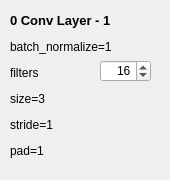
        <widget class="QWidget" name="tabWidgetPage1">
         <attribute name="title">
          <string/>
         </attribute>
         <widget class="QLabel" name="TrainWigLabel_2">
          <property name="geometry">
           <rect>
            <x>10</x>
            <y>10</y>
            <width>141</width>
            <height>21</height>
           </rect>
          </property>
          <property name="text">
           <string>&lt;html&gt;&lt;head/&gt;&lt;body&gt;&lt;p&gt;&lt;span style=&quot; font-size:10pt; font-weight:600;&quot;&gt;0 Conv Layer - 1&lt;/span&gt;&lt;/p&gt;&lt;/body&gt;&lt;/html&gt;</string>
          </property>
         </widget>
         <widget class="QLabel" name="TrainWigLabel_11">
          <property name="geometry">
           <rect>
            <x>10</x>
            <y>40</y>
            <width>151</width>
            <height>131</height>
           </rect>
          </property>
          <property name="text">
           <string>&lt;html&gt;&lt;head/&gt;&lt;body&gt;&lt;p&gt;batch_normalize=1&lt;/p&gt;&lt;p&gt;filters&lt;/p&gt;&lt;p&gt;size=3&lt;/p&gt;&lt;p&gt;stride=1&lt;/p&gt;&lt;p&gt;pad=1&lt;/p&gt;&lt;p&gt;activation=leaky&lt;/p&gt;&lt;/body&gt;&lt;/html&gt;</string>
          </property>
         </widget>
         <widget class="QSpinBox" name="spinBoxConv1">
          <property name="geometry">
           <rect>
            <x>100</x>
            <y>60</y>
            <width>51</width>
            <height>22</height>
           </rect>
          </property>
          <property name="alignment">
           <set>Qt::AlignRight|Qt::AlignTrailing|Qt::AlignVCenter</set>
          </property>
          <property name="buttonSymbols">
           <enum>QAbstractSpinBox::UpDownArrows</enum>
          </property>
          <property name="minimum">
           <number>1</number>
          </property>
          <property name="maximum">
           <number>4096</number>
          </property>
          <property name="singleStep">
           <number>16</number>
          </property>
          <property name="value">
           <number>16</number>
          </property>
         </widget>
         <zorder>TrainWigLabel_11</zorder>
         <zorder>TrainWigLabel_2</zorder>
         <zorder>spinBoxConv1</zorder>
        </widget>
